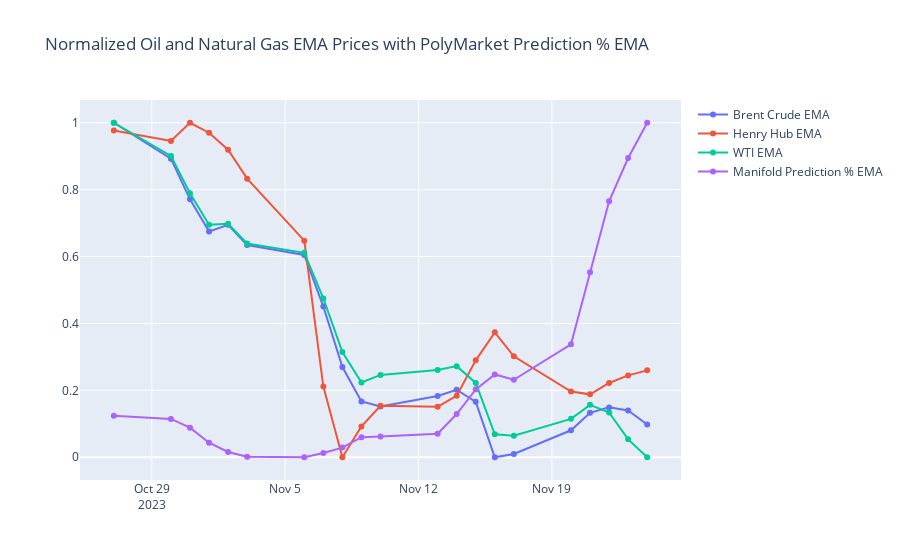

Here is the notebook cell this chart was saved with:
### Code cell
fig = plgo.Figure()
for (df,name) in [(brent_df, 'Brent Crude'), (henry_df, 'Henry Hub'), (wti_df, 'WTI')]:
    fig.add_trace(plgo.Scatter(x=df['Date'], y=normalize(df['Value_EMA']), mode='lines+markers', name=name + ' EMA'))

fig.add_trace(plgo.Scatter(x=df_probs_grouped['day'], y=normalize(df_probs_grouped['prediction_EMA']), mode='lines+markers', name='Manifold Prediction % EMA'))
fig.update_layout(title='Normalized Oil and Natural Gas EMA Prices with PolyMarket Prediction % EMA')
fig.show()
